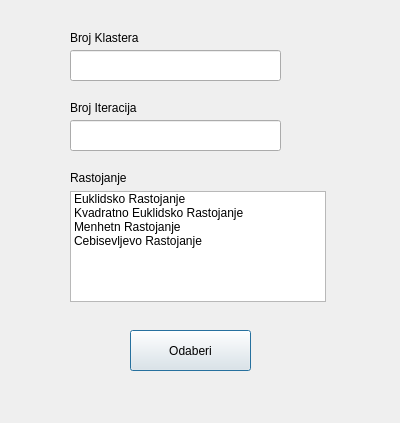
<?xml version="1.0" encoding="UTF-8"?>
<ui version="4.0">
 <class>KMeansParametersDialog</class>
 <widget class="QDialog" name="KMeansParametersDialog">
  <property name="geometry">
   <rect>
    <x>0</x>
    <y>0</y>
    <width>400</width>
    <height>423</height>
   </rect>
  </property>
  <property name="windowTitle">
   <string>Dialog</string>
  </property>
  <widget class="QLabel" name="label">
   <property name="geometry">
    <rect>
     <x>70</x>
     <y>30</y>
     <width>111</width>
     <height>16</height>
    </rect>
   </property>
   <property name="text">
    <string>Broj Klastera</string>
   </property>
  </widget>
  <widget class="QLineEdit" name="UnosBrKlastera">
   <property name="geometry">
    <rect>
     <x>70</x>
     <y>50</y>
     <width>211</width>
     <height>31</height>
    </rect>
   </property>
  </widget>
  <widget class="QLabel" name="label_2">
   <property name="geometry">
    <rect>
     <x>70</x>
     <y>100</y>
     <width>121</width>
     <height>16</height>
    </rect>
   </property>
   <property name="text">
    <string>Broj Iteracija</string>
   </property>
  </widget>
  <widget class="QLineEdit" name="UnosIteracija">
   <property name="geometry">
    <rect>
     <x>70</x>
     <y>120</y>
     <width>211</width>
     <height>31</height>
    </rect>
   </property>
  </widget>
  <widget class="QListWidget" name="Rastojanja">
   <property name="geometry">
    <rect>
     <x>70</x>
     <y>191</y>
     <width>256</width>
     <height>111</height>
    </rect>
   </property>
   <item>
    <property name="text">
     <string>Euklidsko Rastojanje</string>
    </property>
   </item>
   <item>
    <property name="text">
     <string>Kvadratno Euklidsko Rastojanje</string>
    </property>
   </item>
   <item>
    <property name="text">
     <string>Menhetn Rastojanje</string>
    </property>
   </item>
   <item>
    <property name="text">
     <string>Cebisevljevo Rastojanje</string>
    </property>
   </item>
  </widget>
  <widget class="QLabel" name="label_3">
   <property name="geometry">
    <rect>
     <x>70</x>
     <y>170</y>
     <width>151</width>
     <height>16</height>
    </rect>
   </property>
   <property name="text">
    <string>Rastojanje</string>
   </property>
  </widget>
  <widget class="QPushButton" name="Odabir">
   <property name="geometry">
    <rect>
     <x>130</x>
     <y>330</y>
     <width>121</width>
     <height>41</height>
    </rect>
   </property>
   <property name="text">
    <string>Odaberi</string>
   </property>
  </widget>
 </widget>
 <resources/>
 <connections/>
</ui>
